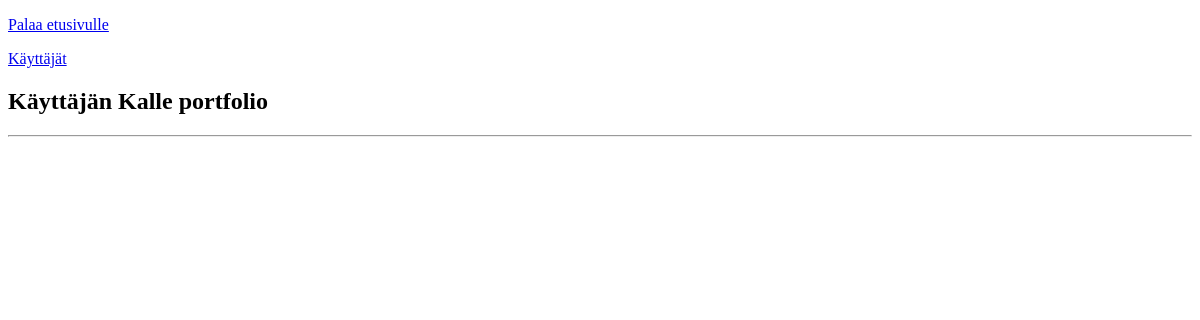
Page /users/Kalle on the earlier database version.
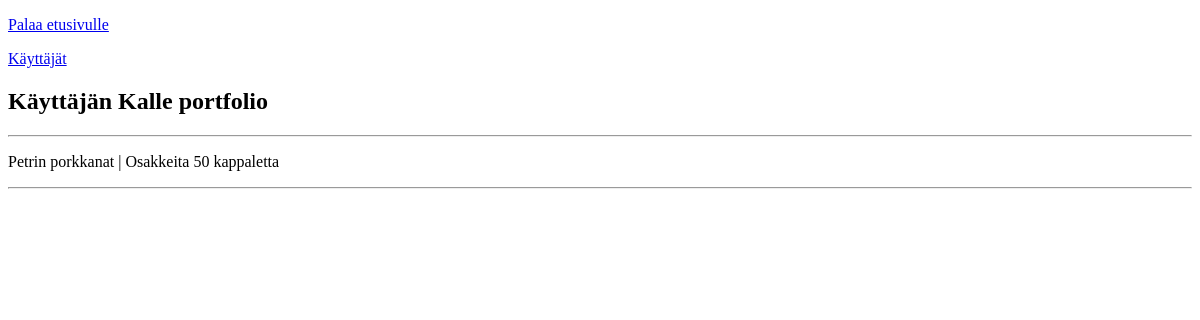
Same page on the later database version.
### tables this page shows
CREATE TABLE portfolios (id INTEGER PRIMARY KEY, user_id INTEGER REFERENCES users, company_id INTEGER REFERENCES companies, amount INTEGER);

CREATE TABLE companies (id INTEGER PRIMARY KEY, name TEXT UNIQUE, stock_amount INTEGER, last_price INTEGER, owner TEXT);

### app.py (the view)
@app.route("/users/<string:username>")
def show_user(username):
    portfolio = user.get_portfolio(username)
    return render_template("user.html", portfolio = portfolio, username = username)

### db.py (called while the page is built)
def get_connection():
    con = sqlite3.connect("database.db")
    con.execute("PRAGMA foreign_keys = ON")
    con.row_factory = sqlite3.Row
    return con

def query(sql, params=[]):
    con = get_connection()
    result = con.execute(sql, params).fetchall()
    con.close()
    return result

### user.py (called while the page is built)
def get_portfolio(username):
    sql = """SELECT c.name, p.amount
            FROM companies c, portfolios p, users u
            WHERE c.id = p.company_id AND u.id = p.user_id AND u.username = ? """
    return db.query(sql, [username])

### templates/user.html (shortened to what this page needs)
<!DOCTYPE html>
<html>
<head>
</head>
<body>
  <p>
    <a href="/">Palaa etusivulle</a>
  </p>
  <p>
    <a href="/users">Käyttäjät</a>
  </p>
  <h2> Käyttäjän {{ username }} portfolio</h2>
  <hr />
  {% for company in portfolio %}
  <p>
     {{ company.name }} | Osakkeita {{ company.amount }} kappaletta
  <hr />
  {% endfor %}
</body>

Differences in the rows shown:
added portfolios: name "Petrin porkkanat", amount "50"
